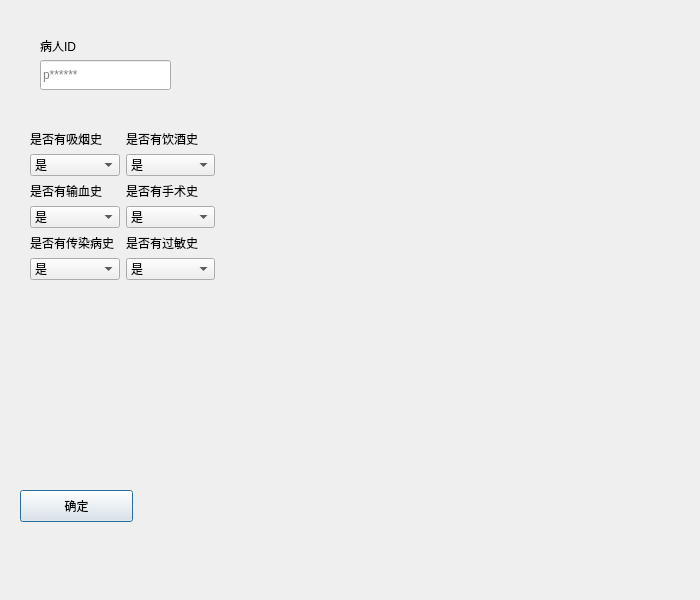
<?xml version="1.0" encoding="UTF-8"?>
<ui version="4.0">
 <class>Dialog</class>
 <widget class="QDialog" name="Dialog">
  <property name="geometry">
   <rect>
    <x>0</x>
    <y>0</y>
    <width>700</width>
    <height>600</height>
   </rect>
  </property>
  <property name="sizePolicy">
   <sizepolicy hsizetype="Fixed" vsizetype="Fixed">
    <horstretch>0</horstretch>
    <verstretch>0</verstretch>
   </sizepolicy>
  </property>
  <property name="minimumSize">
   <size>
    <width>700</width>
    <height>600</height>
   </size>
  </property>
  <property name="windowTitle">
   <string>检验信息</string>
  </property>
  <widget class="QPushButton" name="btn_confirm">
   <property name="geometry">
    <rect>
     <x>20</x>
     <y>490</y>
     <width>113</width>
     <height>32</height>
    </rect>
   </property>
   <property name="styleSheet">
    <string notr="true">font: 13pt &quot;Hei&quot;;</string>
   </property>
   <property name="text">
    <string>确定</string>
   </property>
  </widget>
  <widget class="QLabel" name="label_ID">
   <property name="geometry">
    <rect>
     <x>40</x>
     <y>30</y>
     <width>91</width>
     <height>31</height>
    </rect>
   </property>
   <property name="styleSheet">
    <string notr="true">font: 13pt &quot;Hei&quot;;</string>
   </property>
   <property name="text">
    <string>病人ID</string>
   </property>
  </widget>
  <widget class="QLineEdit" name="lineEdit_patientID">
   <property name="geometry">
    <rect>
     <x>40</x>
     <y>60</y>
     <width>131</width>
     <height>30</height>
    </rect>
   </property>
   <property name="minimumSize">
    <size>
     <width>0</width>
     <height>30</height>
    </size>
   </property>
   <property name="text">
    <string/>
   </property>
   <property name="placeholderText">
    <string>p******</string>
   </property>
  </widget>
  <widget class="QWidget" name="gridLayoutWidget">
   <property name="geometry">
    <rect>
     <x>30</x>
     <y>130</y>
     <width>185</width>
     <height>150</height>
    </rect>
   </property>
   <layout class="QGridLayout" name="gridLayout">
    <item row="0" column="1">
     <widget class="QLabel" name="label_ID_3">
      <property name="styleSheet">
       <string notr="true">font: 13pt &quot;Hei&quot;;</string>
      </property>
      <property name="text">
       <string>是否有饮酒史</string>
      </property>
     </widget>
    </item>
    <item row="1" column="0">
     <widget class="QComboBox" name="cb_smoke">
      <item>
       <property name="text">
        <string>是</string>
       </property>
      </item>
      <item>
       <property name="text">
        <string>否</string>
       </property>
      </item>
      <item>
       <property name="text">
        <string>未知</string>
       </property>
      </item>
     </widget>
    </item>
    <item row="2" column="0">
     <widget class="QLabel" name="label_ID_6">
      <property name="styleSheet">
       <string notr="true">font: 13pt &quot;Hei&quot;;</string>
      </property>
      <property name="text">
       <string>是否有输血史</string>
      </property>
     </widget>
    </item>
    <item row="2" column="1">
     <widget class="QLabel" name="label_ID_4">
      <property name="styleSheet">
       <string notr="true">font: 13pt &quot;Hei&quot;;</string>
      </property>
      <property name="text">
       <string>是否有手术史</string>
      </property>
     </widget>
    </item>
    <item row="3" column="1">
     <widget class="QComboBox" name="cb_sur">
      <item>
       <property name="text">
        <string>是</string>
       </property>
      </item>
      <item>
       <property name="text">
        <string>否</string>
       </property>
      </item>
      <item>
       <property name="text">
        <string>未知</string>
       </property>
      </item>
     </widget>
    </item>
    <item row="3" column="0">
     <widget class="QComboBox" name="cb_trans">
      <item>
       <property name="text">
        <string>是</string>
       </property>
      </item>
      <item>
       <property name="text">
        <string>否</string>
       </property>
      </item>
      <item>
       <property name="text">
        <string>未知</string>
       </property>
      </item>
     </widget>
    </item>
    <item row="1" column="1">
     <widget class="QComboBox" name="cb_drink">
      <item>
       <property name="text">
        <string>是</string>
       </property>
      </item>
      <item>
       <property name="text">
        <string>否</string>
       </property>
      </item>
      <item>
       <property name="text">
        <string>未知</string>
       </property>
      </item>
     </widget>
    </item>
    <item row="0" column="0">
     <widget class="QLabel" name="label_ID_2">
      <property name="styleSheet">
       <string notr="true">font: 13pt &quot;Hei&quot;;</string>
      </property>
      <property name="text">
       <string>是否有吸烟史</string>
      </property>
     </widget>
    </item>
    <item row="4" column="0">
     <widget class="QLabel" name="label_ID_5">
      <property name="styleSheet">
       <string notr="true">font: 13pt &quot;Hei&quot;;</string>
      </property>
      <property name="text">
       <string>是否有传染病史</string>
      </property>
     </widget>
    </item>
    <item row="5" column="0">
     <widget class="QComboBox" name="cb_infect">
      <item>
       <property name="text">
        <string>是</string>
       </property>
      </item>
      <item>
       <property name="text">
        <string>否</string>
       </property>
      </item>
      <item>
       <property name="text">
        <string>未知</string>
       </property>
      </item>
     </widget>
    </item>
    <item row="4" column="1">
     <widget class="QLabel" name="label_ID_7">
      <property name="styleSheet">
       <string notr="true">font: 13pt &quot;Hei&quot;;</string>
      </property>
      <property name="text">
       <string>是否有过敏史</string>
      </property>
     </widget>
    </item>
    <item row="5" column="1">
     <widget class="QComboBox" name="cb_allergy">
      <item>
       <property name="text">
        <string>是</string>
       </property>
      </item>
      <item>
       <property name="text">
        <string>否</string>
       </property>
      </item>
      <item>
       <property name="text">
        <string>未知</string>
       </property>
      </item>
     </widget>
    </item>
   </layout>
  </widget>
 </widget>
 <resources>
  <include location="creat.qrc"/>
 </resources>
 <connections/>
</ui>
